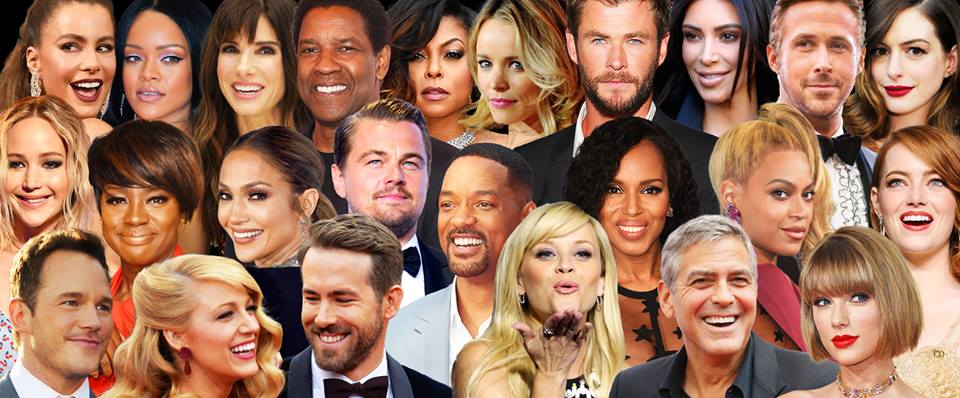
#> input picture Images/people-02.jpg, 960 x 398 px
$ python main.py
#> lines starting #> are read from the running program, lines starting #| are printed output that depends on the picture
### detector.py
import numpy as np
import cv2

class Detector:
    def __init__(self):
        haar_cascade_front = 'Classifiers/haarcascade_frontalface_default.xml'
        haar_cascade_profile = 'Classifiers/haarcascade_profileface.xml'

        self.frontal_face_cascade = cv2.CascadeClassifier(haar_cascade_front)
        self.profile_face_cascade = cv2.CascadeClassifier(haar_cascade_profile)

    def detect(self, image_file):

#> called with image_file = 'Images/people-02.jpg'
        img = cv2.imread(image_file)
#> img is the input picture: shape (398, 960, 3); mean B, G, R 92.3, 115.3, 158.6
        gray = cv2.cvtColor(img, cv2.COLOR_BGR2GRAY)
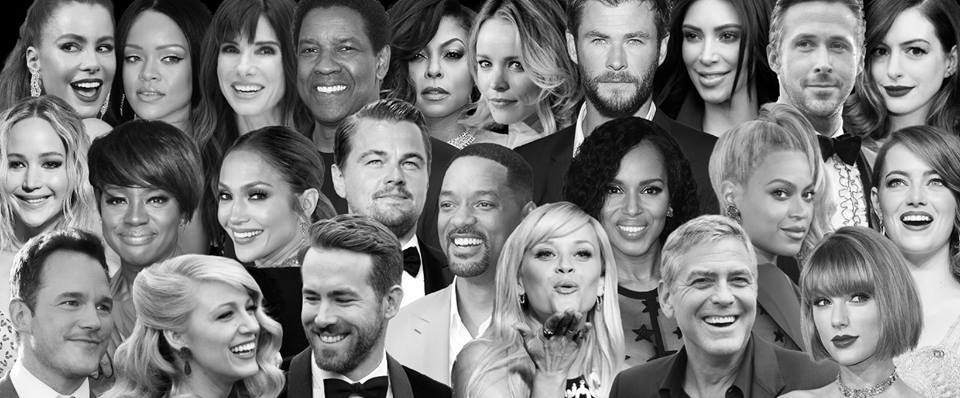
#> gray: shape (398, 960); min 0, max 255, mean 125.6

        rectangles = []
        faces_front = self.frontal_face_cascade.detectMultiScale(gray, 1.3, 5)
#> faces_front = 23 rows, first 6: [670, 8, 79, 79], [457, 31, 82, 82], [597, 162, 75, 75], [201, 160, 90, 90], [96, 168, 80, 80], [573, 7, 89, 89]
        faces_profile = self.profile_face_cascade.detectMultiScale(gray, 1.3, 5)
#> faces_profile = [[115, 12, 108, 108], [862, 11, 97, 97], [202, 142, 119, 119], [417, 146, 131, 131], [284, 244, 125, 125]]
#> `recs = dt.detect(image)`: recs = 28 items, first 6: [670, 8, 79, 79], [457, 31, 82, 82], [597, 162, 75, 75], [201, 160, 90, 90], [96, 168, 80, 80], [573, 7, 89, 89]
        rectangles.extend(faces_front)
        rectangles.extend(faces_profile)
        return rectangles

    # [11 lines left out: function show_on_image, not called in this run]


# [8 lines that do not run on import are left out]

### deidentifier.py
from scipy import fftpack
import cv2, numpy
import matplotlib.pyplot as plt

class Deidentifier:
    def __init__(self):
        pass

    def gaussian_kernel(self, size, size_y=None):
        size = int(size)
        if not size_y:
            size_y = size
        else:
            size_y = int(size_y)
        x, y = numpy.mgrid[-size:size + 1, -size_y:size_y + 1]
        g = numpy.exp(-(x ** 2 / float(size) + y ** 2 / float(size_y)))
        return g / g.sum()

    def deidentify(self, image_file, rectangles=None):
#> called with image_file = 'Images/people-02.jpg'
        img = plt.imread(image_file)
        gaussian = self.gaussian_kernel(10)
        gaussian_ft = fftpack.fft2(gaussian, shape=img.shape[:2], axes=(0, 1))
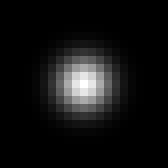
#> gaussian: shape (21, 21) float64 (shown 8 times larger); min 6.56e-11, max 0.0318, mean 0.00227; drawn with min black and max white
        img_ft = fftpack.fft2(img, axes=(0, 1))
        if rectangles:
            for (x, y, w, h) in rectangles:
                image_blurred_ft = img_ft
                image_blurred_ft[y:y+h, x:x+w] = gaussian_ft[:, :, numpy.newaxis] * img_ft
#> this loop made 1 pass
        else:
            image_blurred_ft = gaussian_ft[:, :, numpy.newaxis] * img_ft

        image_blurred = fftpack.ifft2(image_blurred_ft, axes=(0, 1))
        # clip values to range
        image_blurred = numpy.clip(image_blurred, 0, 1)
        return image_blurred

    # [8 lines left out: function identify, not called in this run]

# [9 lines that do not run on import are left out]

### main.py
#!/usr/bin/env python3
# -*- coding: utf-8 -*-

import cv2
import detector
import deidentifier

if __name__ == '__main__':
    image = 'Images/people-02.jpg'
    dt = detector.Detector()
    di = deidentifier.Deidentifier()

    recs = dt.detect(image)
#> (the run stopped early here; a loop or call above may not have finished)
